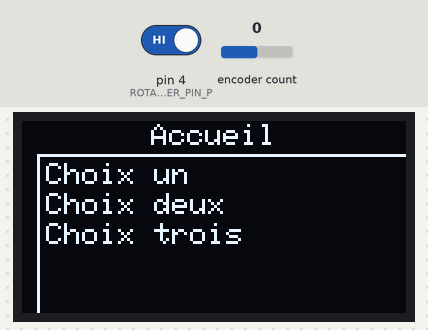
Recording of a program running on a simulated Arduino Uno, built with avr-gcc and run on an emulated ATmega328P. On the bench: 128×64 one-colour display. The test bench sets the inputs (shaded band); at power-on: encoder count 0, pin 4 (ROTARY_ENCODER_PIN_P) HIGH.

Above: at 1.2 s.
1.3 s: encoder count set to 1
At 2.1 s:
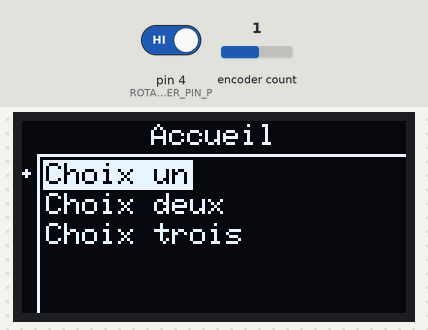
2.8 s: encoder count set to 2
At 3.2 s:
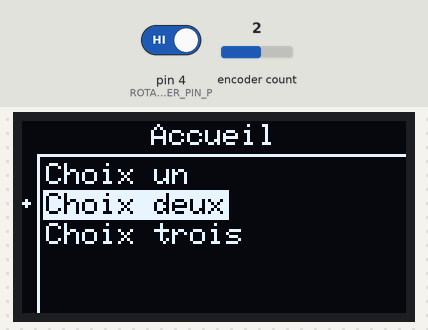
4.3 s: encoder count set to 3
At 5.5 s:
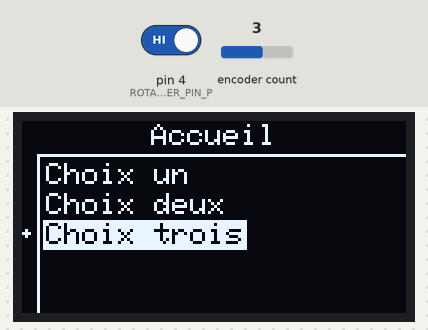
5.8 s: encoder count set to 4
At 6.1 s:
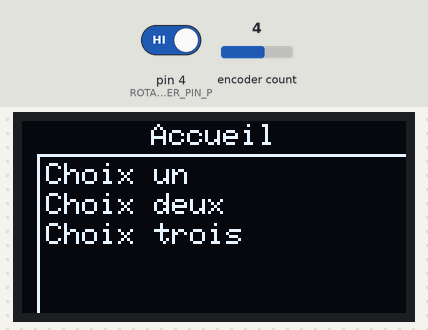
7.3 s: encoder count set to 5
At 7.7 s:
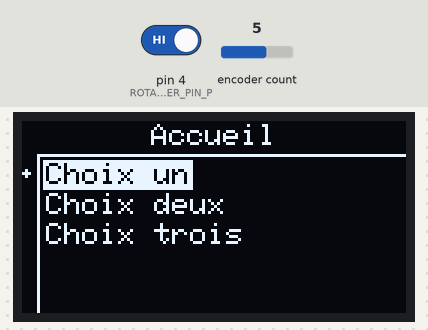
8.8 s: encoder count set to 6
At 10.0 s:
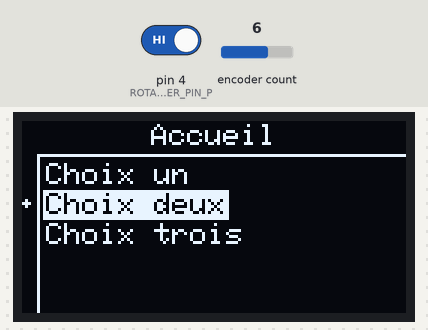
Timing chart, 0 to 11.3 s (numbered marks = the images above; inputs shaded):
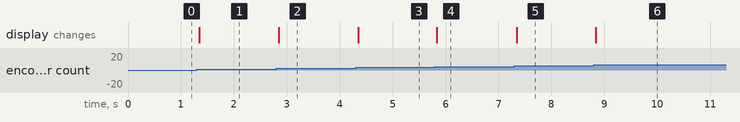

The program:

main.cpp
```cpp
// (licence header left out)
#include <Adafruit_SSD1306.h>
#include <ArduinoJson.h>
#include <SPI.h>

// ------ //
// Header //
// ------ //

#include "Encoder/RotaryEncoder.hpp"
#include "Layout.hpp"
#include "Router.hpp"
#include "View.hpp"

// --------- //
// Constante //
// --------- //

// Serial
#define SERIAL_BAUD_RATE 9600

// Configuration Écran
#define SCREEN_OLED_RESET 4
#define SCREEN_WIDTH 128
#define SCREEN_HEIGHT 64

// -------------- //
// Initialisation //
// -------------- //

Adafruit_SSD1306 screen(SCREEN_WIDTH, SCREEN_HEIGHT, &Wire, SCREEN_OLED_RESET);

Layout layout;
View view;
Router router;
RotaryEncoder rotary_encoder;

void
setup()
{
  Serial.begin(SERIAL_BAUD_RATE);

  rotary_encoder.setup();
  layout.setup();
}

// --------- //
// Main loop //
// --------- //

void
loop()
{
  view.reset_total();

  switch (router.current()) {
    case Page::VIEW_ERROR:
      view.display_error();
      break;

    case Page::VIEW_HOME:
      view.display_home();
      break;

    default:
      break;
  }
}
```

RotaryEncoder.hpp
```cpp
// (licence header left out)
#ifndef ROTARY_ENCODER_HPP
#define ROTARY_ENCODER_HPP

#include <Encoder.h>

class RotaryEncoder
{
private: // properties
  unsigned long btn_state_ms{ 0 };
  long encoder_last_position{ 0 };
  bool btn_last_state{ false };
  int total_count{ 0 };

public: // setup
  const void setup() const;

public: // getters
  bool is_pressed();
  int get_position();

public: // setters
  void set_position(const int position);
  void define_total(const int total);

public: // methods
  const long read_encoder() const;
  const bool read_btn_press() const;
};

#endif
```

Layout.hpp
```cpp
// (licence header left out)
#ifndef LAYOUT_HPP
#define LAYOUT_HPP

#include <Adafruit_SSD1306.h>
#include <Adafruit_GFX.h>

class Layout
{
public: // setup
  const void setup() const;

public: // getters
  const byte get_width() const;
  const byte get_height() const;
  const unsigned short int get_half_from_str(const String& str) const;

public: // setters
  const void set_text_color(const uint16_t fg_color) const;
  const void set_text_color(const uint16_t fg_color,
                            const uint16_t bg_color) const;
  const void set_text_size(const uint8_t text_size) const;
  const void set_selected_circle(const byte x, const byte y) const;
  const void set_selected_rect(const byte l,
                               const byte t,
                               const byte r,
                               const byte b) const;

public: // methods
  const void clear() const;
  const void cursor(const byte x, const byte y) const;
  const void display() const;
  const void print(const String& text,
                   const int when_position_is_at = -1) const;
  const void locked_print(const String& text) const;
  const void separator() const;
};

#endif
```

Router.hpp
```cpp
// (licence header left out)
#ifndef ROUTER_HPP
#define ROUTER_HPP

#include "View.hpp"

class Router
{
public: // properties
  Page back_page{ Page::VIEW_UNKNOWN };
  Page current_page{ Page::VIEW_HOME };
  Page next_page{ Page::VIEW_UNKNOWN };

public: // getters
  const Page current() const;
  const bool has_back() const;
  const bool has_next() const;

public: // methods
  Router& go(const Page page, const int encoder = 1);
};

#endif
```

View.hpp
```cpp
// (licence header left out)
#ifndef VIEW_HPP
#define VIEW_HPP

#include <Arduino.h>

#include "View/ErrorView.hpp"
#include "View/HomeView.hpp"

enum Page
{
  VIEW_UNKNOWN = -1,

  VIEW_ERROR = 0,

  VIEW_HOME = 1,
  VIEW_HOME_CHOICE_ONE = 11,
  VIEW_HOME_CHOICE_TWO = 12,
  VIEW_HOME_CHOICE_THREE = 13,
};

struct Line
{
  const String text;
  Page on_press;
};

class View
  : public ErrorView
  , public HomeView
{
public: // properties
  byte current_line{ 0 };
  byte limit_lines{ 5 };
  int total_press{ 0 };

public: // getters
  const short int cursor_y() const;

public: // setters
  void define_limit_lines(const byte limit);

public: // methods
  void reset_total();

  View& line(const String& text, bool is_selected = false);
  const View& title(const String& text, bool separator = true) const;

public: // events
  void on_press(const Page page);
};

#endif
```

ErrorView.hpp
```cpp
// (licence header left out)
#ifndef ERRORVIEW_HPP
#define ERRORVIEW_HPP

class ErrorView
{
public: // pages
  const void display_error() const;
};

#endif
```

HomeView.hpp
```cpp
// (licence header left out)
#ifndef HOMEVIEW_HPP
#define HOMEVIEW_HPP

class HomeView
{
public: // pages
  const void display_home() const;
};

#endif
```

RotaryEncoder.cpp
```cpp
// (licence header left out)
#include "Encoder/RotaryEncoder.hpp"

#define ROTARY_ENCODER_PIN_L 3
#define ROTARY_ENCODER_PIN_R 2
#define ROTARY_ENCODER_PIN_P 4

Encoder encoder(ROTARY_ENCODER_PIN_L, ROTARY_ENCODER_PIN_R);

// ----- //
// Setup //
// ----- //

const void
RotaryEncoder::setup() const
{
  pinMode(ROTARY_ENCODER_PIN_P, INPUT_PULLUP);
}

// ------ //
// Getter //
// ------ //

bool
RotaryEncoder::is_pressed()
{
  const unsigned long now{ millis() };

  bool ret{ false };

  if (read_btn_press() != btn_last_state && (now - btn_state_ms) > 500) {
    ret = true;
    btn_state_ms = now;
  }

  btn_last_state = read_btn_press();

  return ret;
}

int
RotaryEncoder::get_position()
{
  auto position{ read_encoder() };

  if (position < 0) {
    set_position(total_count);
    position = total_count;
  }

  if (position > total_count) {
    set_position(0);
    position = 0;
  }

  return position;
}

// ------ //
// Setter //
// ------ //

void
RotaryEncoder::set_position(const int position)
{
  encoder_last_position = position;
  encoder.write(encoder_last_position * 4);
}

void
RotaryEncoder::define_total(const int total)
{
  total_count = total;
}

// ------- //
// Méthode //
// ------- //

const bool
RotaryEncoder::read_btn_press() const
{
  return !digitalRead(ROTARY_ENCODER_PIN_P);
}

const long
RotaryEncoder::read_encoder() const
{
  return encoder.read() / 4;
}
```

Layout.cpp
```cpp
// (licence header left out)
#include "Layout.hpp"
#include "Encoder/RotaryEncoder.hpp"

// Configuration Écran
#define SCREEN_BEGIN_KEY SSD1306_SWITCHCAPVCC
#define SCREEN_BEGIN_VALUE 0x3C

extern Adafruit_SSD1306 screen;
extern RotaryEncoder rotary_encoder;

// ----- //
// Setup //
// ----- //

const void
Layout::setup() const
{
#if (SCREEN_BEGIN_VALUE)
  screen.begin(SCREEN_BEGIN_KEY, SCREEN_BEGIN_VALUE);
#else
  screen.begin(SCREEN_BEGIN_KEY);
#endif

  set_text_color(WHITE);
  set_text_size(1);

  screen.setTextWrap(false);
}

// ------- //
// Méthode //
// ------- //

const void
Layout::clear() const
{
  screen.clearDisplay();
}

const void
Layout::cursor(const byte x, const byte y) const
{
  screen.setCursor(x, y);
}

const void
Layout::display() const
{
  screen.display();

  if (!rotary_encoder.is_pressed()) {
    return;
  }

  // todo
}

// ------ //
// Getter //
// ------ //

const byte
Layout::get_width() const
{
  return screen.width();
}

const byte
Layout::get_height() const
{
  return screen.height();
}

const unsigned short int
Layout::get_half_from_str(const String& text) const
{
  const auto half_width = get_width() / 2;
  return (half_width - (text.length() * 2)) - 12;
}

// ------ //
// Setter //
// ------ //

const void
Layout::set_text_color(const uint16_t fg_color) const
{
  screen.setTextColor(fg_color);
}

const void
Layout::set_text_color(const uint16_t fg_color, const uint16_t bg_color) const
{
  screen.setTextColor(fg_color, bg_color);
}

const void
Layout::set_text_size(const uint8_t text_size) const
{
  screen.setTextSize(text_size);
}

const void
Layout::set_selected_circle(const byte x, const byte y) const
{
  screen.fillCircle(x + 1, y + 3, 1, WHITE);
}

const void
Layout::set_selected_rect(const byte l,
                          const byte t,
                          const byte r,
                          const byte b) const
{
  screen.drawLine(l, t, r, t, WHITE);
  screen.drawLine(l, b, r, b, WHITE);
  screen.drawLine(l, t, l, b, WHITE);
  screen.drawLine(r, t, r, b, WHITE);
}

// ------- //
// Méthode //
// ------- //

const void
Layout::print(const String& text, const int when_position_is_at) const
{
  if (rotary_encoder.get_position() == when_position_is_at) {
    set_text_color(BLACK, WHITE);
  }

  screen.print(text);
  set_text_color(WHITE);
}

const void
Layout::locked_print(const String& text) const
{
  print(text, -10);
}

const void
Layout::separator() const
{
  screen.drawLine(5, 11, get_width(), 11, WHITE);
  screen.drawLine(5, 11, 5, get_height(), WHITE);
}
```

Router.cpp
```cpp
// (licence header left out)
// ------ //
// Header //
// ------ //

#include "Router.hpp"
#include "Encoder/RotaryEncoder.hpp"
#include "View.hpp"

extern RotaryEncoder rotary_encoder;

// ------ //
// Getter //
// ------ //

const bool
Router::has_back() const
{
  return back_page > Page::VIEW_ERROR;
}

const bool
Router::has_next() const
{
  return next_page > Page::VIEW_ERROR;
}

const Page
Router::current() const
{
  return current_page;
}

// ------- //
// Méthode //
// ------- //

Router&
Router::go(const Page page, const int encoder)
{
  current_page = page;
  rotary_encoder.set_position(encoder);
  return *this;
}
```

View.cpp
```cpp
// (licence header left out)
// ------ //
// Header //
// ------ //

#include "View.hpp"
#include "Encoder/RotaryEncoder.hpp"
#include "Layout.hpp"
#include "Router.hpp"

extern RotaryEncoder rotary_encoder;
extern Layout layout;
extern Router router;

// ------ //
// Getter //
// ------ //

const short int
View::cursor_y() const
{
  const auto position = rotary_encoder.get_position();

  short int cy = (10 * current_line) + 4;

  if (position > limit_lines) {
    const auto difference = position - limit_lines;

    cy -= (10 * difference);

    if (cy < 14) {
      cy = -14;
    }
  }

  return cy;
}

// ------ //
// Setter //
// ------ //

void
View::define_limit_lines(const byte limit)
{
  limit_lines = limit;
  rotary_encoder.define_total(limit_lines);
}

// ------- //
// Méthode //
// ------- //

View&
View::line(const String& text, bool is_selected)
{
  current_line++;

  Line line{ text };

  const auto cy = cursor_y();
  const auto position = rotary_encoder.get_position();

  const size_t size_text = text.length();

  if (position == current_line) {
    layout.set_selected_circle(0, cy);
    layout.set_selected_rect(7, cy - 1, (size_text * 6 + 7) + 1, cy + 1 + 7);
  }

  if (is_selected) {
    layout.set_selected_rect(7, cy - 1, (size_text * 6 + 7) + 1, cy + 1 + 7);
  }

  layout.cursor(8, cy);
  layout.print(text, current_line);

  return *this;
}

const View&
View::title(const String& text, bool separator) const
{
  const auto half_width = layout.get_width() / 2;
  const auto size_text_x2 = text.length() * 2;
  layout.cursor((half_width - size_text_x2) - 7, 1);
  layout.print(text);

  if (separator) {
    layout.separator();
  }

  return *this;
}

void
View::reset_total()
{
  current_line = 0;
}

// ----- //
// Event //
// ----- //

void
View::on_press(Page page)
{
  if (total_press == 0 && !router.has_back()) {
    total_press++;
  }

  if (rotary_encoder.get_position() == total_press) {
    router.go(page);
  }

  total_press++;
}
```

ErrorView.cpp
```cpp
// (licence header left out)
#include <Arduino.h>

#include "Encoder/RotaryEncoder.hpp"
#include "Layout.hpp"
#include "Router.hpp"
#include "View/ErrorView.hpp"

extern Layout layout;
extern RotaryEncoder rotary_encoder;
extern Router router;

const void
ErrorView::display_error() const
{
  const byte half_height = layout.get_height() / 2;
  layout.clear();

  rotary_encoder.define_total(1);

  layout.cursor(2, half_height - 10);
  layout.locked_print("ERREUR:");

  layout.cursor(2, half_height);
  layout.locked_print("Raison de l'erreur");

  const String ok = "Je comprends";
  layout.cursor(layout.get_half_from_str(ok), half_height + 15);
  layout.print(ok, rotary_encoder.read_encoder());

  layout.display();

  if (rotary_encoder.is_pressed()) {
    router.go(Page::VIEW_HOME);
  }
}
```

HomeView.cpp
```cpp
// (licence header left out)
#include "View/HomeView.hpp"
#include "Encoder/RotaryEncoder.hpp"
#include "Layout.hpp"
#include "View.hpp"

extern Layout layout;
extern View view;
extern RotaryEncoder rotary_encoder;

// ---- //
// Page //
// ---- //

const void
HomeView::display_home() const
{
  layout.clear();

  view.title("Accueil");

  view.define_limit_lines(3);
  view.line("Choix un").on_press(Page::VIEW_ERROR);
  view.line("Choix deux").on_press(Page::VIEW_HOME_CHOICE_TWO);
  view.line("Choix trois").on_press(Page::VIEW_HOME_CHOICE_THREE);

  layout.display();
}
```

Measured:
- after the input at 1.3 s, the display: changes after 0.05 s (image 1)
- after the input at 2.8 s, the display: changes at once (image 2)
- after the input at 4.3 s, the display: changes after 0.05 s (image 3)
- after the input at 5.8 s, the display: changes at once (image 4)
- after the input at 7.3 s, the display: changes at once (image 5)
- after the input at 8.8 s, the display: changes at once (image 6)
